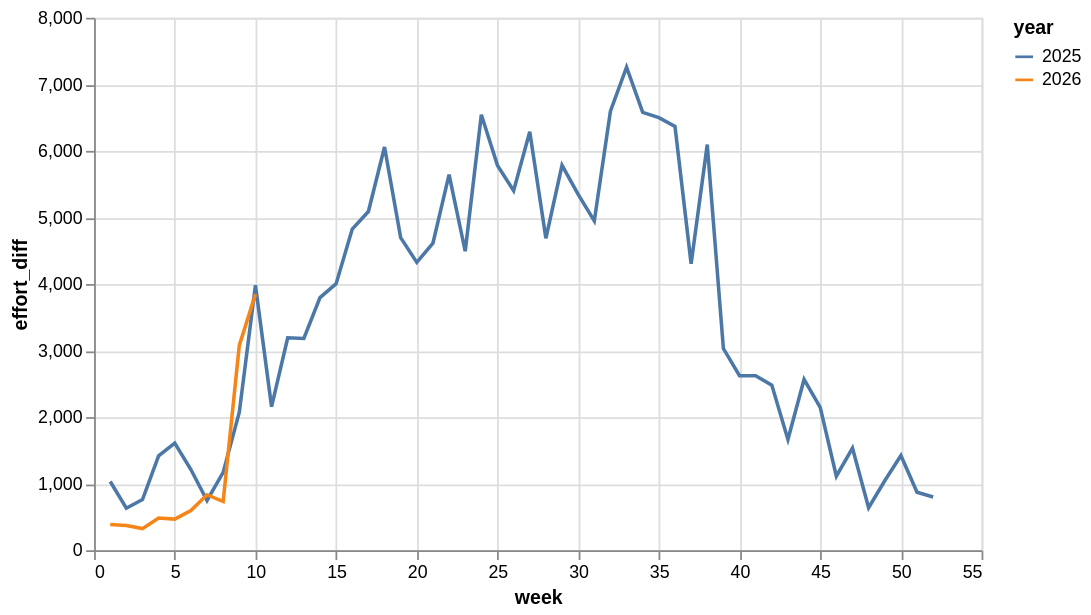

Write notebook code for a chart like this one.
### Code cell
alt.Chart(
    do_grafu_celorepublika_kolo,
    width=500,
    height=300
).mark_line(
).encode(
    alt.X('week:Q'),
    alt.Y('effort_diff:Q'),
    alt.Color('year:N')
)

### Figure 1 — Vega-Lite specification as saved in the notebook (floating-point values rounded to 4 significant figures)
{"config": {"view": {"continuousWidth": 300, "continuousHeight": 300}}, "data": {"name": "data-d65085e5e337368794e9eb6e3a70bc36"}, "mark": {"type": "line"}, "encoding": {"color": {"field": "year", "type": "nominal"}, "x": {"field": "week", "type": "quantitative"}, "y": {"field": "effort_diff", "type": "quantitative"}}, "height": 300, "width": 500, "$schema": "https://vega.github.io/schema/vega-lite/v6.1.0.json", "datasets": {"data-d65085e5e337368794e9eb6e3a70bc36": [{"year": 2025, "week": 1, "effort_diff": 1033.0, "trend": null}, {"year": 2025, "week": 2, "effort_diff": 631.0, "trend": 0.6108}, {"year": 2025, "week": 3, "effort_diff": 761.0, "trend": 1.206}, {"year": 2025, "week": 4, "effort_diff": 1419.0, "trend": 1.865}, {"year": 2025, "week": 5, "effort_diff": 1610.0, "trend": 1.135}, {"year": 2025, "week": 6, "effort_diff": 1213.0, "trend": 0.7534}, {"year": 2025, "week": 7, "effort_diff": 748.0, "trend": 0.6167}, {"year": 2025, "week": 8, "effort_diff": 1169.0, "trend": 1.563}, {"year": 2025, "week": 9, "effort_diff": 2075.0, "trend": 1.775}, {"year": 2025, "week": 10, "effort_diff": 3980.0, "trend": 1.918}, {"year": 2025, "week": 11, "effort_diff": 2157.0, "trend": 0.542}, {"year": 2025, "week": 12, "effort_diff": 3192.0, "trend": 1.48}, {"year": 2025, "week": 13, "effort_diff": 3182.0, "trend": 0.9969}, {"year": 2025, "week": 14, "effort_diff": 3796.0, "trend": 1.193}, {"year": 2025, "week": 15, "effort_diff": 4005.0, "trend": 1.055}, {"year": 2025, "week": 16, "effort_diff": 4825.0, "trend": 1.205}, {"year": 2025, "week": 17, "effort_diff": 5089.0, "trend": 1.055}, {"year": 2025, "week": 18, "effort_diff": 6059.0, "trend": 1.191}, {"year": 2025, "week": 19, "effort_diff": 4697.0, "trend": 0.7752}, {"year": 2025, "week": 20, "effort_diff": 4325.0, "trend": 0.9208}, {"year": 2025, "week": 21, "effort_diff": 4613.0, "trend": 1.067}, {"year": 2025, "week": 22, "effort_diff": 5643.0, "trend": 1.223}, {"year": 2025, "week": 23, "effort_diff": 4492.0, "trend": 0.796}, {"year": 2025, "week": 24, "effort_diff": 6543.0, "trend": 1.457}, {"year": 2025, "week": 25, "effort_diff": 5782.0, "trend": 0.8837}, {"year": 2025, "week": 26, "effort_diff": 5402.0, "trend": 0.9343}, {"year": 2025, "week": 27, "effort_diff": 6286.0, "trend": 1.164}, {"year": 2025, "week": 28, "effort_diff": 4686.0, "trend": 0.7455}, {"year": 2025, "week": 29, "effort_diff": 5783.0, "trend": 1.234}, {"year": 2025, "week": 30, "effort_diff": 5347.0, "trend": 0.9246}, {"year": 2025, "week": 31, "effort_diff": 4948.0, "trend": 0.9254}, {"year": 2025, "week": 32, "effort_diff": 6596.0, "trend": 1.333}, {"year": 2025, "week": 33, "effort_diff": 7257.0, "trend": 1.1}, {"year": 2025, "week": 34, "effort_diff": 6578.0, "trend": 0.9064}, {"year": 2025, "week": 35, "effort_diff": 6500.0, "trend": 0.9881}, {"year": 2025, "week": 36, "effort_diff": 6369.0, "trend": 0.9798}, {"year": 2025, "week": 37, "effort_diff": 4304.0, "trend": 0.6758}, {"year": 2025, "week": 38, "effort_diff": 6095.0, "trend": 1.416}, {"year": 2025, "week": 39, "effort_diff": 3030.0, "trend": 0.4971}, {"year": 2025, "week": 40, "effort_diff": 2623.0, "trend": 0.8657}, {"year": 2025, "week": 41, "effort_diff": 2622.0, "trend": 0.9996}, {"year": 2025, "week": 42, "effort_diff": 2481.0, "trend": 0.9462}, {"year": 2025, "week": 43, "effort_diff": 1664.0, "trend": 0.6707}, {"year": 2025, "week": 44, "effort_diff": 2566.0, "trend": 1.542}, {"year": 2025, "week": 45, "effort_diff": 2147.0, "trend": 0.8367}, {"year": 2025, "week": 46, "effort_diff": 1112.0, "trend": 0.5179}, {"year": 2025, "week": 47, "effort_diff": 1536.0, "trend": 1.381}, {"year": 2025, "week": 48, "effort_diff": 639.0, "trend": 0.416}, {"year": 2025, "week": 49, "effort_diff": 1044.0, "trend": 1.634}, {"year": 2025, "week": 50, "effort_diff": 1422.0, "trend": 1.362}, {"year": 2025, "week": 51, "effort_diff": 872.0, "trend": 0.6132}, {"year": 2025, "week": 52, "effort_diff": 800.0, "trend": 0.9174}, {"year": 2026, "week": 1, "effort_diff": 387.0, "trend": 0.4838}, {"year": 2026, "week": 2, "effort_diff": 371.0, "trend": 0.9587}, {"year": 2026, "week": 3, "effort_diff": 325.0, "trend": 0.876}, {"year": 2026, "week": 4, "effort_diff": 485.0, "trend": 1.492}, {"year": 2026, "week": 5, "effort_diff": 468.0, "trend": 0.9649}, {"year": 2026, "week": 6, "effort_diff": 597.0, "trend": 1.276}, {"year": 2026, "week": 7, "effort_diff": 834.0, "trend": 1.397}, {"year": 2026, "week": 8, "effort_diff": 732.0, "trend": 0.8777}, {"year": 2026, "week": 9, "effort_diff": 3078.0, "trend": 4.205}, {"year": 2026, "week": 10, "effort_diff": 3845.0, "trend": 1.249}]}}
